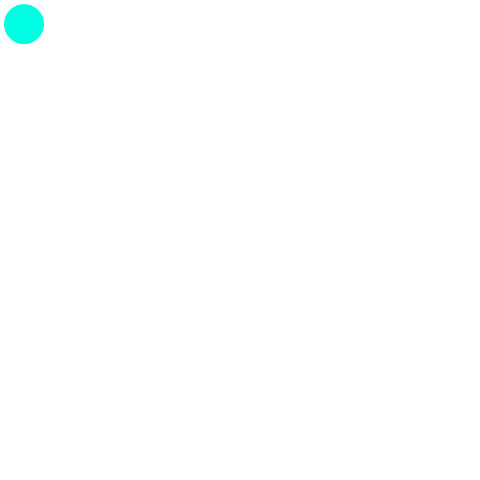
Frame 1 (no input)
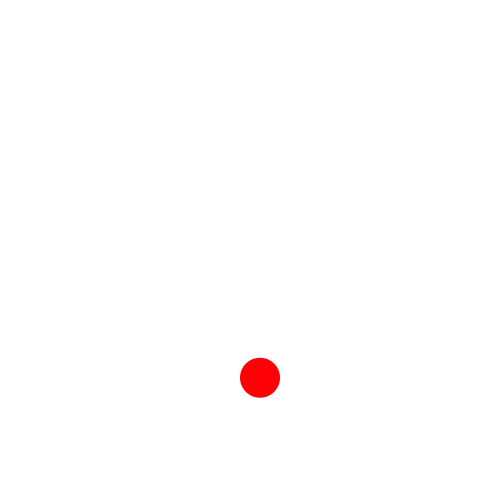
Frame 60 (the mouse pressed at the canvas centre just before this capture)
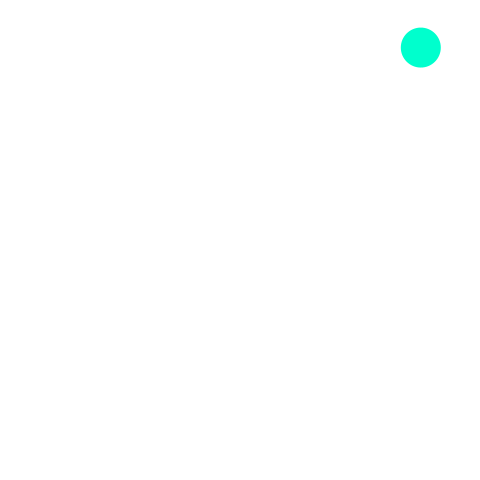
Frame 120 (the mouse held since frame 60 and released just before this capture)

The Processing sketch that drew these frames (run headless with seeded random() and noise(); from frame 60 on, the mouse is pressed at the canvas centre):

// Processing sketch: ball_01
// ── ball_01.pde
// 定数
final float gravity = 9.8 / 60;  // <-- 1/60秒あたりの重力加速度
final int fps =60;
final int d = 40;
final int x0 = 20;
final int y0 = 20;
final int vy0 = 4;
final int vx0 = 4;
final float elas = 0.98;
final int dy = 30;
// 変数
float y;                         // <-- ボールのy座標
float x;
float vy;                        // <-- ボールの速度のy成分
float vx;
float cor;

void setup() {
  size(480, 480);
  noStroke();
  fill(0, 0, 0);
  y = y0;
  x = x0;
  vy = vy0;
  vx = vx0;
  frameRate(fps);
  colorMode(HSB, 360, 100, 100);
}

void draw() {
  vy += gravity;    // <-- 速度に重力加速度を加算する
  y += vy;          // <-- ボールが速度ぶん移動する
  x += vx;
  background(0, 0, 100);
  cor = calcHue(vy,vx);
  if (vy==0) {
    fill(0, 100, 100);
  } else {
    fill(cor, 100, 100);
  }

  if (y>=460) {
    vy = -vy*elas;
    ellipse(x, height-d/2, d, d);
    y=460;
  } else if (y<=20) {
    vy = -vy*elas;
    ellipse(x, d/2, d, d);
    y=20;
  } else if (x>=460) {
    vx = -vx*elas;
    ellipse(width-d/2, y, d, d);
    x=460;
  } else if (x<=20) {
    vx = -vx*elas;
    ellipse(d/2, y, d, d);
    x=20;
  } else {
    ellipse(x, y, d, d);
  }
}

float calcHue(float vy, float vx) {
  vy = sqrt(vx * vx + vy * vy);
  vy *= dy;
  return (vy);
}
